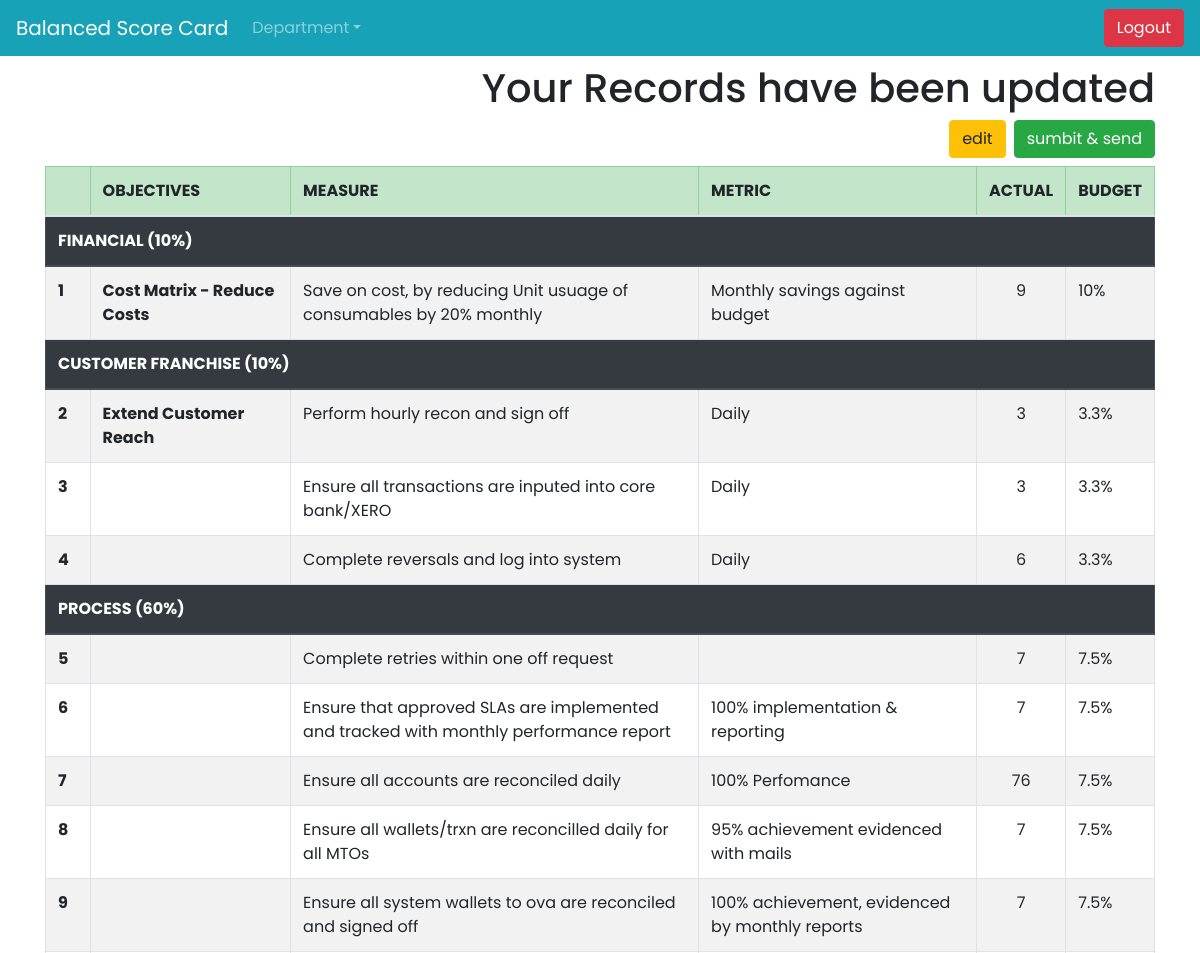
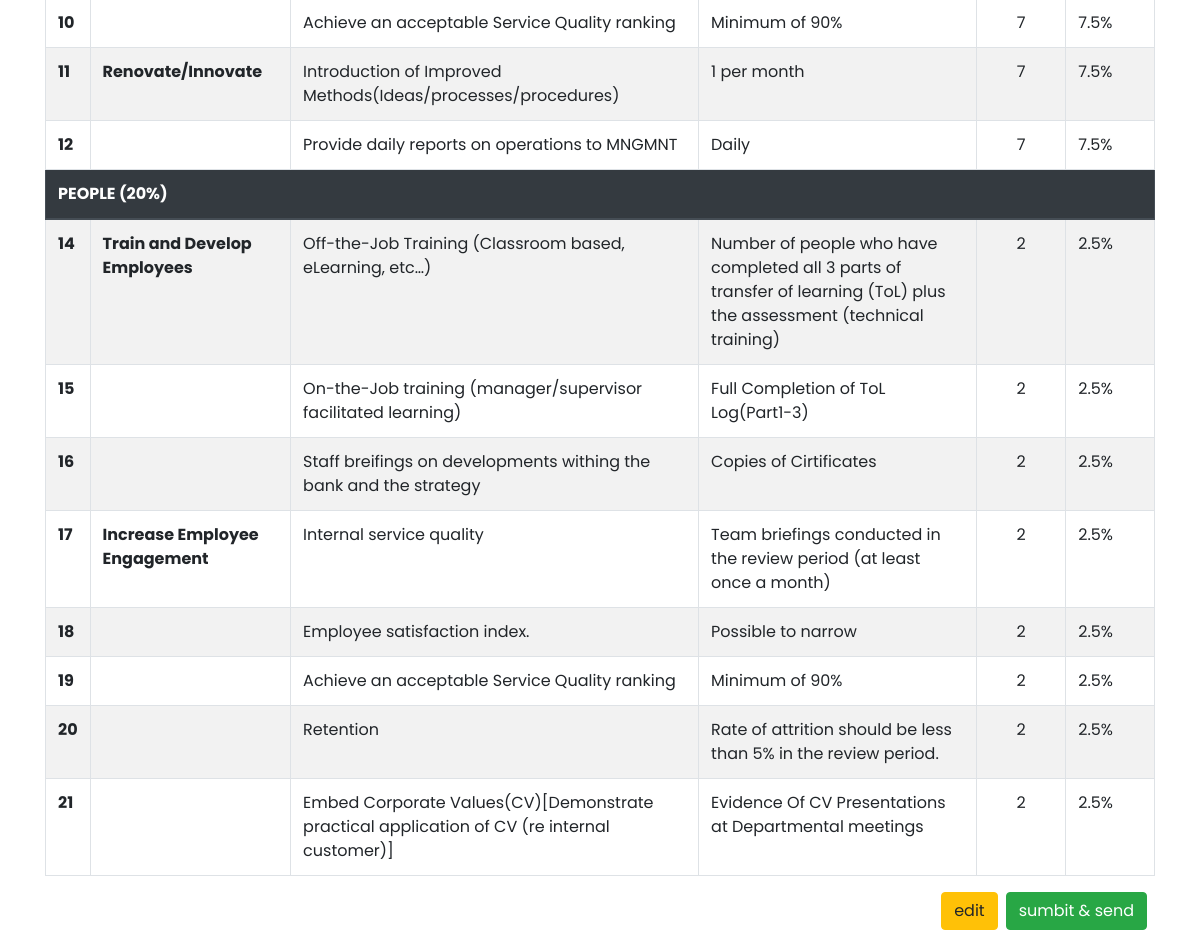
Page /view_recon_off_0119.php on the committed database (2 pictures, top to bottom).
### tables this page shows
CREATE TABLE `recon_off_bsc` (
  `id` int(255) NOT NULL,
  `save_cost` float DEFAULT NULL,
  `hourly_recon` float DEFAULT NULL,
  `trans_input` float DEFAULT NULL,
  `comp_reverse` float DEFAULT NULL,
  `comp_retries` float DEFAULT NULL,
  `approve_sla` float DEFAULT NULL,
  `ensure_accounts` float DEFAULT NULL,
  `ensure_wallets` float DEFAULT NULL,
  `ensure_system` float DEFAULT NULL,
  `achieve_service` float DEFAULT NULL,
  `intro_methods` float DEFAULT NULL,
  `provide_daily` float DEFAULT NULL,
  `offjob_training` float DEFAULT NULL,
  `onjob_training` float DEFAULT NULL,
  `staff_briefs` float DEFAULT NULL,
  `staff_cert` float DEFAULT NULL,
  `int_serv` float DEFAULT NULL,
  `employ_sat` float DEFAULT NULL,
  `retention` float DEFAULT NULL,
  `embed_CV` float DEFAULT NULL,
  `user_name` varchar(255) DEFAULT NULL,
  `comments` varchar(1000) DEFAULT NULL,
  `date_created` date DEFAULT current_timestamp(),
  `time_created` datetime(6) DEFAULT current_timestamp(6),
  `extra` varchar(255) DEFAULT NULL
);

### view_recon_off_0119.php (the view, shortened to what this page needs)
<?php
$servername='localhost';
$username='root';
$password='';
$dbname = "rec_off";
$conn=mysqli_connect($servername,$username,$password,$dbname);
  $sql_q1 = "SELECT * FROM recon_off_bsc WHERE id=1";
  $sql_view1 = mysqli_query($conn,$sql_q1);
  $row1 = mysqli_fetch_array($sql_view1);
?>
<!DOCTYPE html>
<html lang="en" dir="ltr">
	<head>
    <link rel="stylesheet" href="https://stackpath.bootstrapcdn.com/bootstrap/4.3.1/css/bootstrap.min.css">
	</head>
  <body style="font-family:'Poppins', sans-serif;">
    <?php include 'header.php'; ?>
		<div class="container mt-5 text-right">
			<div class="row">
			  <div class="col-12 mt-3 mb-2">
          <h1>
            Your Records have been updated
          </h1>
          <input type="button" name="" value="edit" class="btn btn-warning mr-2" onclick="window.location.href='create_rec_recon_off_0119.php';"><input type="button" name="" value="sumbit &amp; send"class="btn btn-success">
			  </div>
			</div>
		</div>
    <div class="container">
      <div class="row">
        <div class="col-lg-12 ">
          <form method="POST" action="view_recon_off_0219.php">
          <table class="table table-striped table-bordered">
              <thead class="thead table-success">
                <tr>
                  <th scope="col"></th>
                  <th scope="col">OBJECTIVES</th>
                  <th scope="col">MEASURE</th>
                  <th scope="col">METRIC</th>
                  <th scope="col">ACTUAL</th>
                  <th scope="col">BUDGET</th>
                </tr>
              </thead>
              <thead class="thead-dark">
                <tr>
                  <th scope="col" colspan="6">FINANCIAL (10%)</th>
                </tr>
              </thead>
              <tbody>
                <tr>
                  <th scope="row">1</th>
                  <td><b>Cost Matrix - Reduce Costs</b></td>
                  <td>Save on cost, by reducing Unit usuage of consumables by 20% monthly</td>
                  <td>Monthly savings against budget</td>
                  <td class="text-center"><?php echo "".$row1[1]; ?></td>
                  <td>10%</td>
                </tr>
                <thead class="thead-dark">
                  <tr>
                    <th scope="col" colspan="6">CUSTOMER FRANCHISE (10%)</th>
                  </tr>
                </thead>
                <tr>
                  <th scope="row">2</th>
                  <td><b>Extend Customer Reach</b></td>
                  <td>Perform hourly recon and sign off </td>
                  <td>Daily </td>
                  <td class="text-center"><?php echo "".$row1[2]; ?></td>
                  <td>3.3%</td>
                </tr>
                <tr>
                  <th scope="row">3</th>
                  <td></td>
                  <td colspan="1">Ensure all transactions are inputed into core bank/XERO </td>
                  <td >Daily</td>
                  <td class="text-center"><?php echo "".$row1[3]; ?></td>
                  <td>3.3%</td>
                </tr>
                <tr>
                  <th scope="row">4</th>
                  <td></td>
                  <td colspan="1">Complete reversals and log into system  </td>
                  <td >Daily</td>
                  <td class="text-center"><?php echo "".$row1[4]; ?></td>
                  <td>3.3%</td>
                </tr>
                <thead class="thead-dark">
                  <tr>
                    <th scope="col" colspan="6">PROCESS (60%)</th>
                  </tr>
                </thead>
                <tr>
                  <th scope="row">5</th>
                  <td></td>
                  <td>Complete retries within one off request </td>
                  <td></td>
                  <td class="text-center"><?php echo "".$row1[5]; ?></td>
                  <td>7.5%</td>
                </tr>
                <tr>
                  <th scope="row">6</th>
                  <td></td>
                  <td>Ensure that approved SLAs are implemented and tracked with monthly performance report </td>
                  <td>100% implementation & reporting</td>
                  <td class="text-center"><?php echo "".$row1[6]; ?></td>
                  <td>7.5%</td>
                </tr>
                <tr>
                  <th scope="row">7</th>
                  <td></td>
                  <td colspan="1">Ensure all accounts are reconciled daily  </td>
                  <td >100% Perfomance</td>
                  <td class="text-center"><?php echo "".$row1[7]; ?></td>
                  <td>7.5%</td>
                </tr>
                <tr>
                  <th scope="row">8</th>
                  <td></td>
                  <td colspan="1">Ensure all wallets/trxn are reconcilled  daily for all MTOs </td>
                  <td >95% achievement evidenced with mails</td>
                  <td class="text-center"><?php echo "".$row1[8]; ?></td>
                  <td>7.5%</td>
                </tr>
                <tr>
                  <th scope="row">9</th>
                  <td></td>
                  <td colspan="1">Ensure all system wallets to ova are reconciled and signed off  </td>
                  <td >100% achievement, evidenced by monthly reports</td>
                  <td class="text-center"><?php echo "".$row1[9]; ?></td>
                  <td>7.5%</td>
                </tr>
                <tr>
                  <th scope="row">10</th>
                  <td></td>
                  <td colspan="1">Achieve an acceptable Service Quality ranking  </td>
                  <td >Minimum of 90%</td>
                  <td class="text-center"><?php echo "".$row1[10]; ?></td>
                  <td>7.5%</td>
                </tr>
                <tr>
                  <th scope="row">11</th>
                  <td><b>Renovate/Innovate</b></td>
                  <td colspan="1">Introduction of Improved Methods(Ideas/processes/procedures)</td>
                  <td >1 per month</td>
                  <td class="text-center"><?php echo "".$row1[11]; ?></td>
                  <td>7.5%</td>
                </tr>
                <tr>
                  <th scope="row">12</th>
                  <td></td>
                  <td colspan="1">Provide daily reports on operations to MNGMNT  </td>
                  <td >Daily</td>
                  <td class="text-center"><?php echo "".$row1[12]; ?></td>
                  <td>7.5%</td>
                </tr>
                <thead class="thead-dark">
                  <tr>
                    <th scope="col" colspan="6">PEOPLE (20%)</th>
                  </tr>
                </thead>
                <tr>
                  <th scope="row">14</th>
                  <td><b>Train and Develop Employees</b></td>
                  <td>Off-the-Job Training (Classroom based, eLearning, etc…)</td>
                  <td>Number of people who have completed all 3 parts of transfer of learning (ToL) plus the assessment (technical training)</td>
                  <td class="text-center"><?php echo "".$row1[13]; ?></td>
                  <td>2.5%</td>
                </tr>
                <tr>
                  <th scope="row">15</th>
                  <td></td>
                  <td>On-the-Job training (manager/supervisor facilitated learning)</td>
                  <td>Full Completion of ToL Log(Part1-3)</td>
                  <td class="text-center"><?php echo "".$row1[14]; ?></td>
                  <td>2.5%</td>
                </tr>
                <tr>
                  <th scope="row">16</th>
                  <td></td>
                  <td colspan="1">Staff breifings on developments withing the bank and the strategy </td>
                  <td >Copies of Cirtificates</td>
                  <td class="text-center"><?php echo "".$row1[15]; ?></td>
                  <td>2.5%</td>
                </tr>
                <tr>
                  <th scope="row">17</th>
                  <td><b>Increase Employee Engagement</b></td>
                  <td colspan="1">Internal service quality </td>
                  <td >Team briefings conducted in the review period (at least once a month)</td>
                  <td class="text-center"><?php echo "".$row1[16]; ?></td>
                  <td>2.5%</td>
                </tr>
                <tr>
                  <th scope="row">18</th>
                  <td></td>
                  <td colspan="1">Employee satisfaction index.  </td>
                  <td >Possible to narrow</td>
                  <td class="text-center"><?php echo "".$row1[17]; ?></td>
                  <td>2.5%</td>
                </tr>
                <tr>
                  <th scope="row">19</th>
                  <td></td>
                  <td colspan="1">Achieve an acceptable Service Quality ranking  </td>
                  <td >Minimum of 90%</td>
                  <td class="text-center"><?php echo "".$row1[18]; ?></td>
                  <td>2.5%</td>
                </tr>
                <tr>
                  <th scope="row">20</th>
                  <td></td>
                  <td colspan="1">Retention</td>
                  <td >Rate of attrition should be less than 5% in the review period.</td>
                  <td class="text-center"><?php echo "".$row1[19]; ?></td>
                  <td>2.5%</td>
                </tr>
                <tr>
                  <th scope="row">21</th>
                  <td></td>
                  <td colspan="1">Embed Corporate Values(CV)[Demonstrate practical application of CV (re internal customer)] </td>
                  <td >Evidence Of CV Presentations at Departmental meetings</td>
                  <td class="text-center"><?php echo "".$row1[20]; ?></td>
                  <td>2.5%</td>
                </tr>
              </tbody>
          </table>
        </div>
          <div class="col-lg-12 text-right mb-2">
            <input type="button" name="" value="edit" class="btn btn-warning mr-2" onclick="window.location.href='recon_off_0119.php';"><input type="button" name="" value="sumbit &amp; send"class="btn btn-success mr-2">
          </div>
        </div>
      </div>
	</body>
</html>

### header.php (shortened to what this page needs)
<nav class="navbar navbar-expand-md navbar-dark bg-info fixed-top ">
  <a class="navbar-brand" href="#">Balanced Score Card</a>
  <div class="collapse navbar-collapse" id="navbarsExampleDefault">
    <ul class="navbar-nav mr-auto">
      <li class="nav-item dropdown">
        <a class="nav-link dropdown-toggle" href="#" id="dropdown02" data-toggle="dropdown" aria-haspopup="true" aria-expanded="false">Department</a>
      </li>
    </ul>
    <form class="form-inline my-2 my-lg-0" action="logout.php">
      <input type="submit" class="btn btn-danger my-2 my-sm-0" value="Logout">
    </form>
  </div>
</nav>

### rows in the picture
recon_off_bsc: save_cost "9", hourly_recon "3", trans_input "3", comp_reverse "6", comp_retries "7", approve_sla "7", ensure_accounts "76", ensure_wallets "7", ensure_system "7", achieve_service "7", intro_methods "7", provide_daily "7", offjob_training "2", onjob_training "2", staff_briefs "2", staff_cert "2", int_serv "2", employ_sat "2", retention "2", embed_CV "2"
